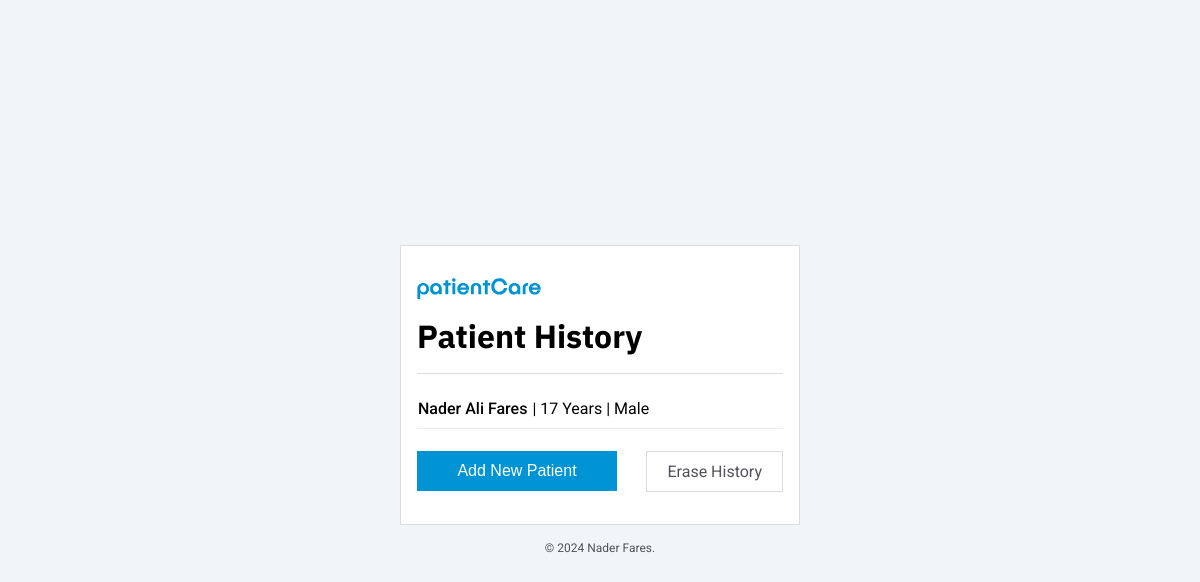
/, run on an earlier commit of the app's database.
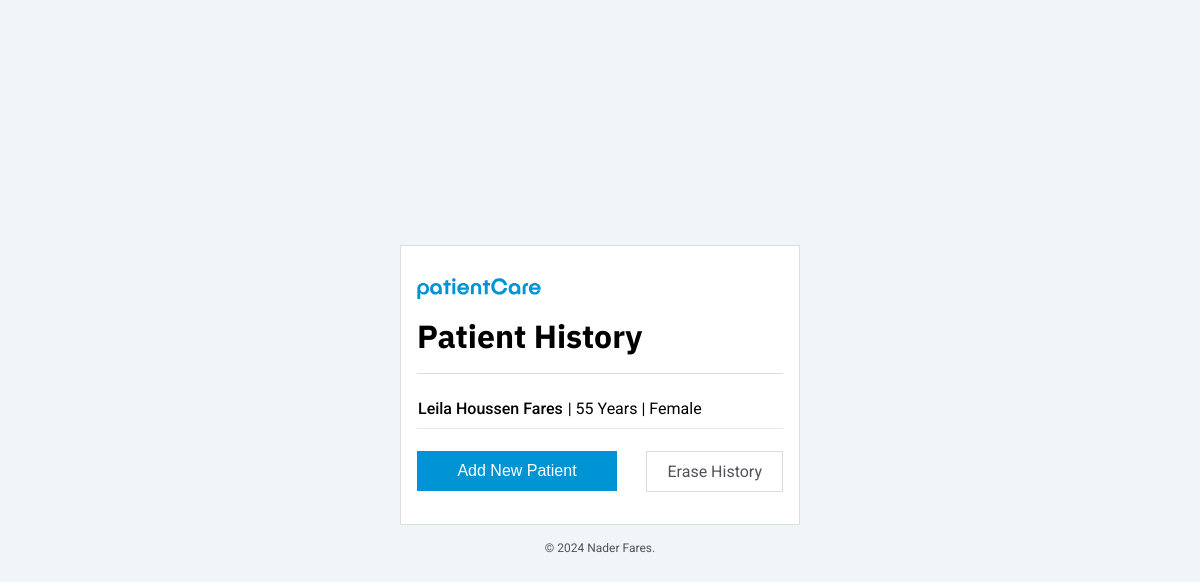
And on a later commit of the database.
### tables this page shows
CREATE TABLE patients (
    id INTEGER PRIMARY KEY AUTOINCREMENT,
    name TEXT NOT NULL,
    age INTEGER,
    gender TEXT,
    document TEXT UNIQUE,
    address TEXT,
    phone TEXT       
  );

### app.py (the view)
@app.route('/')
def index():
  conn = sqlite3.connect('hospital_management.db')
  cursor = conn.cursor()
  cursor.execute('SELECT * FROM patients')
  patients = cursor.fetchall()
  conn.close()
  if not patients:
    return render_template('index.html', no_records=True)
  else:
    return render_template('index.html', patients=patients)

### templates/index.html (shortened to what this page needs)
<!DOCTYPE html>
<html lang="en">
<head>
  <link rel="stylesheet" href="{{ url_for('static', filename='styles.css') }}">
</head>
<body>
  <div class="container">
      <img src="{{ url_for('static', filename='images/patientCare.svg') }}" alt="patientCare">
      <h1>Patient History</h1>
      {% if no_records %}
        <p style="font-size: 1rem; margin-bottom: 16px;">No Medical Registry</p>
      {% else %}
        <ul>
          {% for patient in patients %}
          <li id="patientli"><a id="patient" href="{{ url_for('viewPatient', id=patient[0]) }}">{{ patient[1] }}</a> | {{ patient[2] }} Years | {{ patient[3] }}
          {% endfor %}
        </ul>
      {% endif %}
      <div class="buttons">
        <a href="{{ url_for('newPatient') }}"><button class="addPatient">Add New Patient</button></a>
        <a href="{{ url_for('eraseHistory') }}" class="eraseHistory">Erase History</a>
      </div>
  </div>
  <p>© 2024 Nader Fares.</p>
</body>
</html>

### static/styles.css (style rules this page uses)
* { margin: 0; padding: 0; box-sizing: border-box; }
:root { --background-color: #F0F5F7; --default-color: #0094D4; --default-white: #FFFFFF; --default-border-color: #DCDCDC; --border-color: #EAEAEA; --default-gray: #52525b; }
body { background-color: var(--background-color); font-family: 'Roboto', sans-serif; display: flex; flex-direction: column; justify-content: center; align-items: center; height: 100vh; }
img { width: 124px; }
.container { display: flex; flex-direction: column; text-align: start; background-color: var(--default-white); border: 1px solid var(--default-border-color); width: 400px; height: auto; padding: 2rem 1rem; gap: 1rem; }
h1 { font-size: 32px; font-family: 'IBM Plex Sans'; }
ul { width: 100%; height: 100%; display: flex; flex-direction: column; align-items: start; list-style: none; }
.buttons { width: 100%; height: auto; display: flex; flex-direction: row; align-items: center; gap: 1rem; }
.addPatient { width: 200px; background-color: var(--default-color); border: 1px solid var(--default-color); color: var(--default-white); padding: 10px 20px; text-align: center; text-decoration: none; display: inline-block; font-size: 1rem; cursor: pointer; }
.eraseHistory { background-color: var(--default-white); border: 1px solid var(--default-border-color); color: var(--default-gray); padding: 10px 20px; text-align: center; margin-left: auto; text-decoration: none; display: inline-block; font-size: 1rem; cursor: pointer; }
p { margin-top: 1rem; font-size: 12px; color: var(--default-gray); }
#patient { text-decoration: none; color: black; font-weight: 500; transition: ease 100ms; border: 1px solid transparent; }
#patientli { width: 100%; height: 40px; margin-bottom: 5px; border-bottom: 1px solid var(--border-color); display: flex; align-items: center; justify-content: start; gap: 4px; }

What changed in the data, as far as the page shows it:
removed patients: name "Nader Ali Fares", age "17", gender "Male"
added patients: name "Leila Houssen Fares", age "55", gender "Female"
